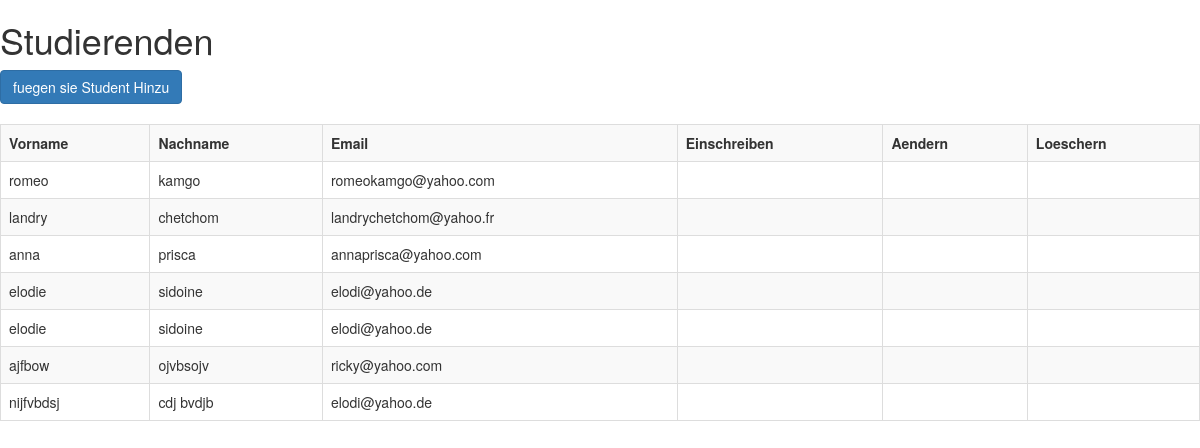
Screenshot of /studierende/ with the database file from the repository.
### Studierendenverwaltung/models.py (models this page shows, shortened)
class Studierenden(models.Model):
    vorname = models.CharField(max_length=255)
    nachname = models.CharField(max_length=250)
    email = models.EmailField(blank=True)

### Studierendenverwaltung/views.py (the view)
# urls.py: url(r'^studierende/$', studierenden_list, name= 'Studierenden'),
def studierenden_list (request):
    return render(request,
        'studierenden/studirenden_list.html',
        {'page_title': 'Studierenden',
         'studirendens': Studierenden.objects.all()
         }
    )

### templates/studierenden/studirenden_list.html (shortened to what this page needs)
{% extends 'base.html' %}
{% load bootstrap3 %}
{% block content %}
    <a href = "{% url 'addStudent' %}" class = "btn btn-primary"> fuegen sie Student Hinzu </a>
    <br/>
    <br/>
    <table class="table table-striped table-bordered table-hover"  >
        <tr>
            <th>Vorname</th>
            <th>Nachname</th>
            <th>Email</th>
            <th>Einschreiben</th>
            <th>Aendern</th>
            <th>Loeschern</th>
        </tr>
        {% for studen in studirendens %}
            <tr>
                <td>
                    {{ studen.vorname }}
                </td>
                <td>
                    {{ studen.nachname }}
                </td>
                <td>
                    {{ studen.email }}
                </td>
            <td><a href="{% url 'st_einschreibung' pk=studen.id %}">{% bootstrap_icon 'pencil' %}</a></td>
            <td><a href="{% url 'editStudent' pk=studen.id %}">{% bootstrap_icon 'edit' %}</a></td>
            <td><a href="{% url 'deleteStudent' pk=studen.id %}">{% bootstrap_icon 'trash' %}</a></td>
            </tr>
        {% endfor %}
    </table>
{% endblock %}

### templates/base.html (shortened to what this page needs)
<!DOCTYPE html>
<html lang="en">
<head>
    {% load bootstrap3 %}
    {% bootstrap_css %}
</head>
<body>
        <h1>{{ page_title }} </h1>
        {% block content %}{% endblock %}
</body>
</html>

### rows the page displays
Studierenden: vorname "romeo", nachname "kamgo", email "romeokamgo@yahoo.com"
Studierenden: vorname "landry", nachname "chetchom", email "landrychetchom@yahoo.fr"
Studierenden: vorname "anna", nachname "prisca", email "annaprisca@yahoo.com"
Studierenden: vorname "elodie", nachname "sidoine", email "elodi@yahoo.de"
Studierenden: vorname "elodie", nachname "sidoine", email "elodi@yahoo.de"
Studierenden: vorname "ajfbow", nachname "ojvbsojv", email "ricky@yahoo.com"
Studierenden: vorname "nijfvbdsj", nachname "cdj bvdjb", email "elodi@yahoo.de"

### other values shown
{{ page_title }} "Studierenden"
